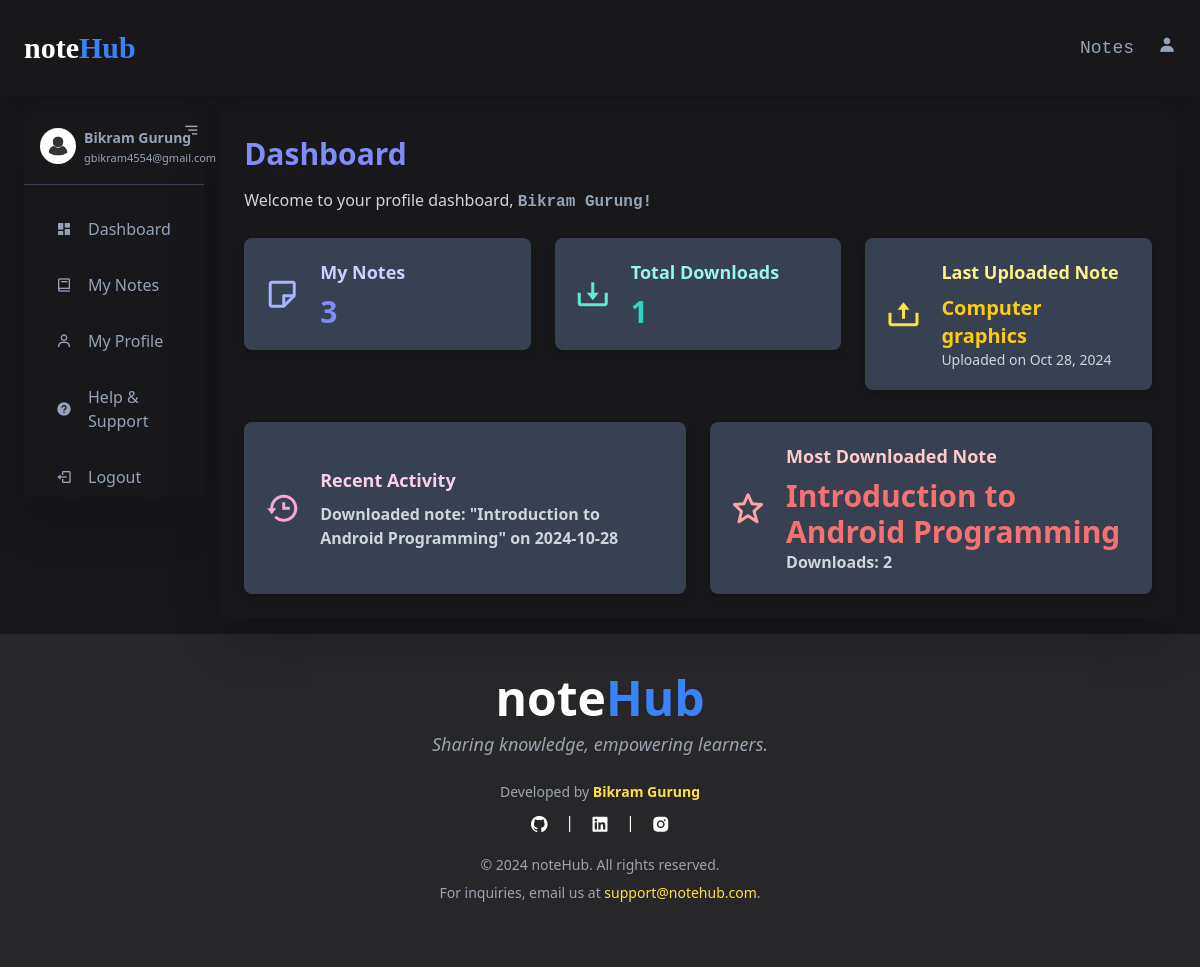
Page /dashboard/ (signed in) on the earlier database version.
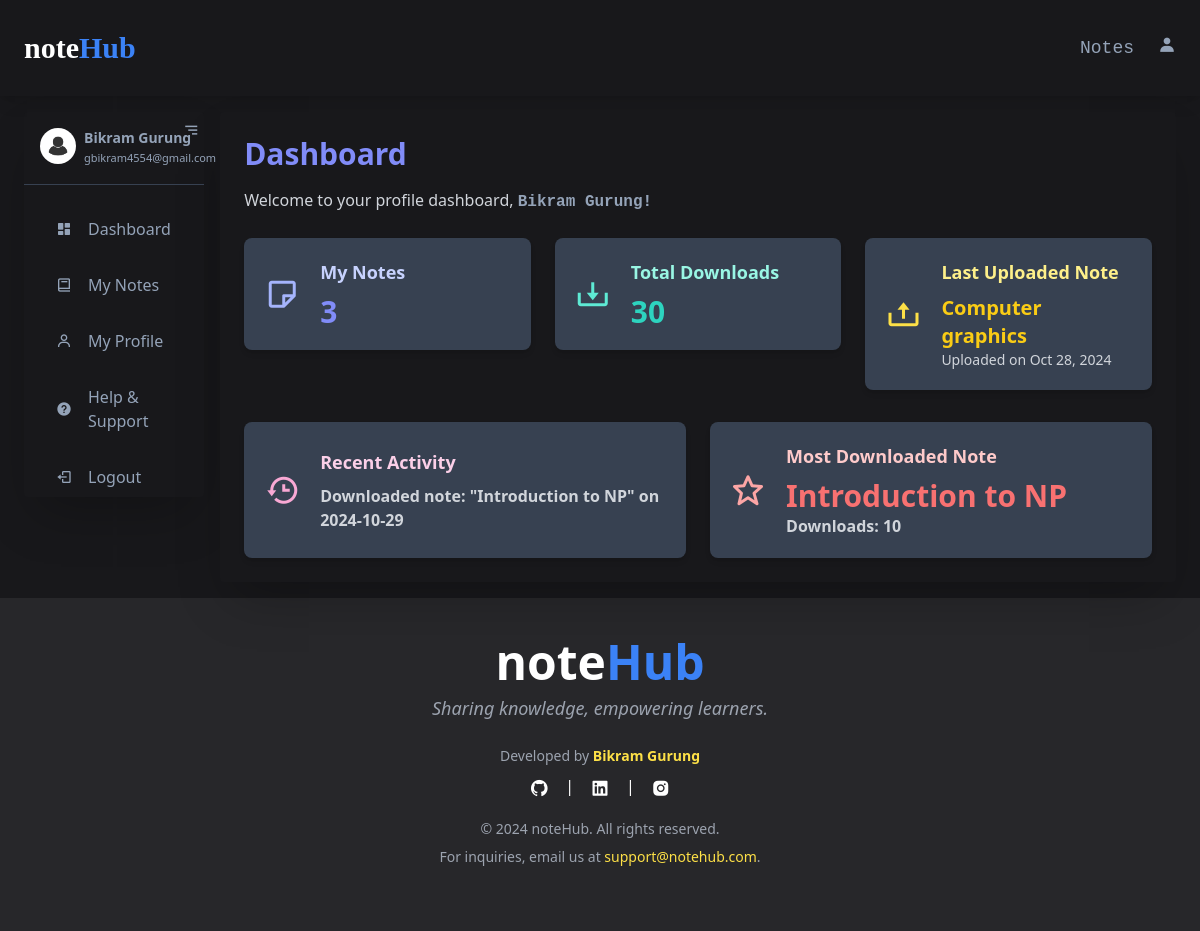
Same page on the later database version.
### notes/models.py (models this page shows, shortened)
class UserInfo(models.Model):
    author = models.OneToOneField(User, on_delete=models.CASCADE)
    notes_count = models.IntegerField(default=0)
    total_downloads = models.IntegerField(default=0)
    last_uploaded_note = models.ForeignKey(Note, on_delete=models.CASCADE, null=True, blank=True)
    recent_activity = models.TextField(default="", blank=True)

class Note(models.Model):
    author = models.ForeignKey(User, on_delete=models.CASCADE)
    faculty = models.CharField(max_length=50)
    subject = models.CharField(max_length=50)
    title = models.CharField(max_length=100, default="Title")
    upload_date = models.DateTimeField(auto_now_add=True)
    file = models.FileField(upload_to='all_notes/', blank=True, null=True)
    downloads = models.PositiveIntegerField(default=0)
    def __str__(self):
        return self.subject

### notes/views.py (the view)
# urls.py: path('dashboard/', views.dashboard, name='dashboard'),
@login_required
def dashboard(request):
    user_info = UserInfo.objects.get(author=request.user)
    most_downloaded_note = Note.objects.order_by('-downloads').first()
    if most_downloaded_note and most_downloaded_note.downloads > 0:
        title = most_downloaded_note.title
        downloads_count = most_downloaded_note.downloads
    else:
        title = None
        downloads_count = 0
    latest_activity = user_info.recent_activity if user_info.recent_activity else "None"
    if request.user.is_superuser:
        user_notes = Note.objects.all()
        user_notes_count = user_notes.count()
    else:
        user_notes = Note.objects.filter(author=request.user)
        user_notes_count = user_notes.count()
    last_uploaded_note = user_info.last_uploaded_note
    context = {
        'notes_count':user_notes_count,
        'total_downloads':user_info.total_downloads,
        'last_uploaded_note':user_info.last_uploaded_note,
        'recent_activity':latest_activity,
        'user_notes':user_notes,  #pass the user's notes for any additional usage
        'most_downloaded_note_title':title,
        'most_downloaded_note_downloads_count':downloads_count,
    }
    return render(request, 'notes/dashboard.html', context)

### notes/templates/notes/dashboard.html (shortened to what this page needs)
{% extends "notes/index.html" %}
{% load static %}
{% block dashboard %}
<div class="h-auto bg-zinc-900 text-slate-400 px-6 py-4 flex gap-4 md:flex">
    {% include "notes/sidebar.html" %}
    {% include "notes/dashboardContent.html" %}
</div>
{% endblock %}

### notes/templates/notes/dashboardContent.html (shortened to what this page needs)
{% load static %}
 <div class="bg-zinc-900 h-auto w-full w-70 p-6 rounded shadow-2xl">
    <h2 class="text-3xl font-semibold text-indigo-400">Dashboard</h2>
    <p class="mt-4 text-gray-300">Welcome to your profile dashboard, <span class="text-slate-400 font-bold font-mono">{{ request.user.first_name }}!</span></p>
    <div class="mt-6 grid grid-cols-1 md:grid-cols-2 lg:grid-cols-3 gap-6">
        <a href="{% url 'mynotes' %}">
            <div class="bg-gray-700 p-5 rounded-lg shadow-md flex items-center hover:bg-gray-600 transition cursor-pointer">
                <i class="bx bx-note text-4xl text-indigo-300"></i>
                <div class="ml-5">
                    {% if user.is_superuser %}
                    <h3 class="text-lg font-semibold text-indigo-200">All Notes</h3>
                    {% else %}
                    <h3 class="text-lg font-semibold text-indigo-200">My Notes</h3>
                    {% endif %}
                    <p class="mt-2 text-3xl font-extrabold text-indigo-400">{{ notes_count }}</p>
                </div>
            </div>
        </a>
        <a href="{% url 'user_downloads' %}">
            <div class="bg-gray-700 p-5 rounded-lg shadow-md flex items-center hover:bg-gray-600 transition">
                <i class="bx bx-download text-4xl text-teal-300"></i>
                <div class="ml-5">
                    <h3 class="text-lg font-semibold text-teal-200">Total Downloads</h3>
                    <p class="mt-2 text-3xl font-extrabold text-teal-400">{{ total_downloads }}</p>
                </div>
            </div>
        </a>
        <div class="bg-gray-700 p-5 rounded-lg shadow-md flex items-center hover:bg-gray-600 transition">
            <i class="bx bx-upload text-4xl text-yellow-300"></i>
            <div class="ml-5">
                <h3 class="text-lg font-semibold text-yellow-200">Last Uploaded Note</h3>
                <p class="mt-2 text-xl font-extrabold text-yellow-400">{{ last_uploaded_note }}</p>
                <p class="text-gray-300 text-sm"> {% if last_uploaded_note %} Uploaded on  {{ last_uploaded_note.upload_date|date:"M d, Y" }} {% endif %}</p>
            </div>
        </div>
    </div>
    <div class="mt-8 grid grid-cols-1 md:grid-cols-2 gap-6">
        <div class="bg-gray-700 p-5 rounded-lg shadow-md flex items-center hover:bg-gray-600 transition">
            <i class="bx bx-history text-4xl text-pink-300"></i>
            <div class="ml-5">
                <h3 class="text-lg font-semibold text-pink-200">Recent Activity</h3>
                <p class="mt-2 text-gray-300 font-bold">{{ recent_activity }}</p>
            </div>
        </div>
        <div class="bg-gray-700 p-5 rounded-lg shadow-md flex items-center hover:bg-gray-600 transition">
            <i class="bx bx-star text-4xl text-red-300"></i>
            <div class="ml-5">
                <h3 class="text-lg font-semibold text-red-200">Most Downloaded Note</h3>
                <p class="mt-2 text-3xl font-extrabold text-red-400">{{ most_downloaded_note_title }}</p>
                <p class="text-gray-300 font-bold">{% if most_downloaded_note_downloads_count %} Downloads: {{ most_downloaded_note_downloads_count }} {% endif %}</p>
            </div>
        </div>
    </div>
</div>

Differences in the rows shown:
no longer on this page (row edited): Note: title "Introduction to Android Programming"
changed UserInfo: recent_activity "Downloaded note: \"Introduction to Android Programming\" on 2024-10-28" → "Downloaded note: \"Introduction to NP\" on 2024-10-29"
now on this page (row edited): Note: title "Introduction to NP"
Other differences:
{{ total_downloads }}: "1" → "30"
{{ most_downloaded_note_downloads_count }}: "2" → "10"
